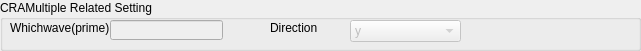
           <widget class="QGroupBox" name="groupBox2CRARelatedSetting">
            <property name="geometry">
             <rect>
              <x>0</x>
              <y>90</y>
              <width>641</width>
              <height>51</height>
             </rect>
            </property>
            <property name="title">
             <string>CRAMultiple Related Setting</string>
            </property>
            <widget class="QLabel" name="labelWhichwave_2">
             <property name="geometry">
              <rect>
               <x>10</x>
               <y>20</y>
               <width>111</width>
               <height>16</height>
              </rect>
             </property>
             <property name="text">
              <string>Whichwave(prime)</string>
             </property>
            </widget>
            <widget class="QLineEdit" name="lineEditWhichwave_2">
             <property name="enabled">
              <bool>false</bool>
             </property>
             <property name="geometry">
              <rect>
               <x>110</x>
               <y>20</y>
               <width>113</width>
               <height>20</height>
              </rect>
             </property>
             <property name="text">
              <string/>
             </property>
            </widget>
            <widget class="QLabel" name="labelDirection_2">
             <property name="geometry">
              <rect>
               <x>270</x>
               <y>20</y>
               <width>111</width>
               <height>16</height>
              </rect>
             </property>
             <property name="text">
              <string>Direction</string>
             </property>
            </widget>
            <widget class="QComboBox" name="comboDirection_2">
             <property name="enabled">
              <bool>false</bool>
             </property>
             <property name="geometry">
              <rect>
               <x>350</x>
               <y>20</y>
               <width>111</width>
               <height>22</height>
              </rect>
             </property>
             <item>
              <property name="text">
               <string>y</string>
              </property>
             </item>
             <item>
              <property name="text">
               <string>x</string>
              </property>
             </item>
            </widget>
           </widget>
